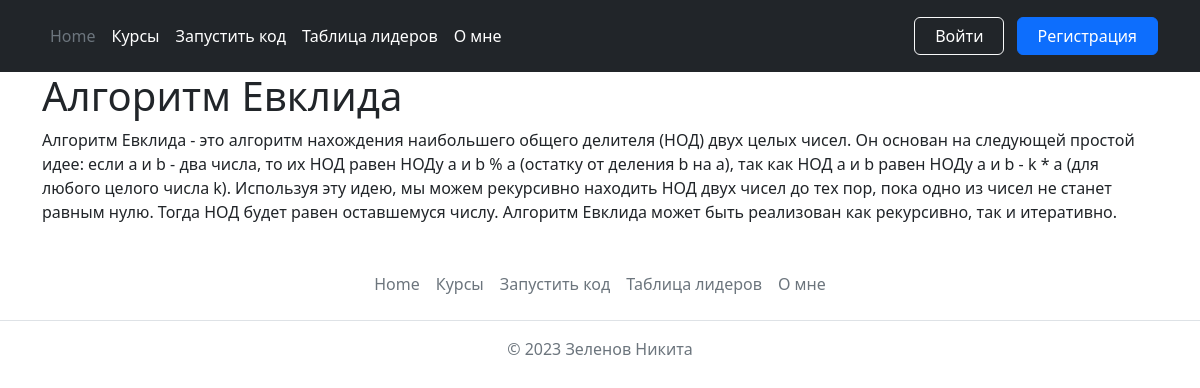
The page /courses/course?course_id=2 on the database as committed earlier.
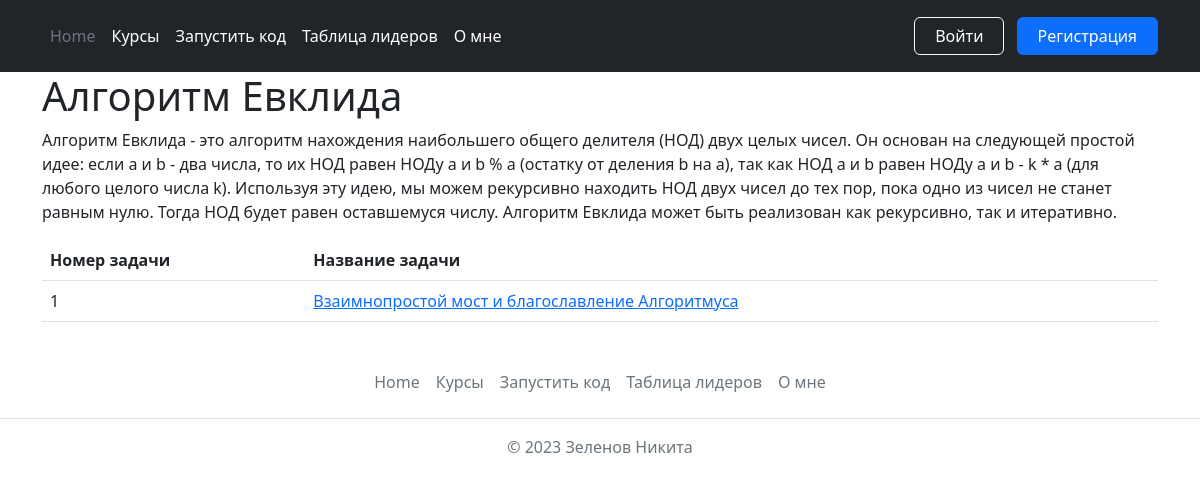
The same page on the database as committed later.
### data/tasks.py (models this page shows)
class Task(SqlAlchemyBase):
    __tablename__ = 'tasks'
    id = sqlalchemy.Column(sqlalchemy.Integer, primary_key=True, autoincrement=True)
    glob_id = sqlalchemy.Column(sqlalchemy.Integer, unique=True)
    topic_id = sqlalchemy.Column(sqlalchemy.Integer)
    task = sqlalchemy.Column(sqlalchemy.String, nullable=True)
    description = sqlalchemy.Column(sqlalchemy.String, nullable=True)

### routes.py (the view)
@app.route('/courses/course', methods=['GET', 'POST'])
def course():
    if request.method == 'POST':
        pass
    id = request.values.get('course_id', 0)
    topic = db_sess.query(topics.Topic).filter(topics.Topic.glob_id == id).all()
    if topic:
        topic = topic[0]
        data = db_sess.query(tasks.Task).filter(tasks.Task.topic_id == topic.id).all()
        return render_template('topic.html', cur_user=get_username(request), theme=topic.topic, title=topic.topic, description=topic.description, data=data)
    else:
        return redirect('/courses')

### routes.py (called while the page is built)
def account_check(request):
    a = request.cookies.get('session', 0)
    if a:
        res = db_sess.query(users.User).filter(users.User.session == a).all()
        if len(res) == 1:
            return res[0].glob_id
    return False

def get_username(request):
    id = account_check(request)
    username = db_sess.query(users.User.name).filter(users.User.glob_id == id).first()
    if username:
        return username[0]
    else:
        return ''

### templates/topic.html (shortened to what this page needs)
{% extends "base.html" %}
{% block body %}
<div class="container">
    <h1>{{ theme }}</h1>
    <p>{{ description }}</p>
    {% if data %}
    <table class="table">
      <thead>
        <tr>
          <th>Номер задачи</th>
          <th>Название задачи</th>
        </tr>
      </thead>
      <tbody>
        {% for i in range(data|length) %}
        <tr>
          <td>{{ i + 1 }}</td>
          <td><a href="task?task_id={{ data[i].glob_id }}">{{ data[i].task }}</a></td>
        </tr>
        {% endfor %}
      </tbody>
    </table>
    {% endif %}
  </div>
{% endblock %}

Rows that differ between the two databases and show on the page:
added Task: task "Взаимнопростой мост и благославление Алгоритмуса"
Other text that changed with them:
text now shown: "Номер задачи Название задачи"
new list line: "1"
